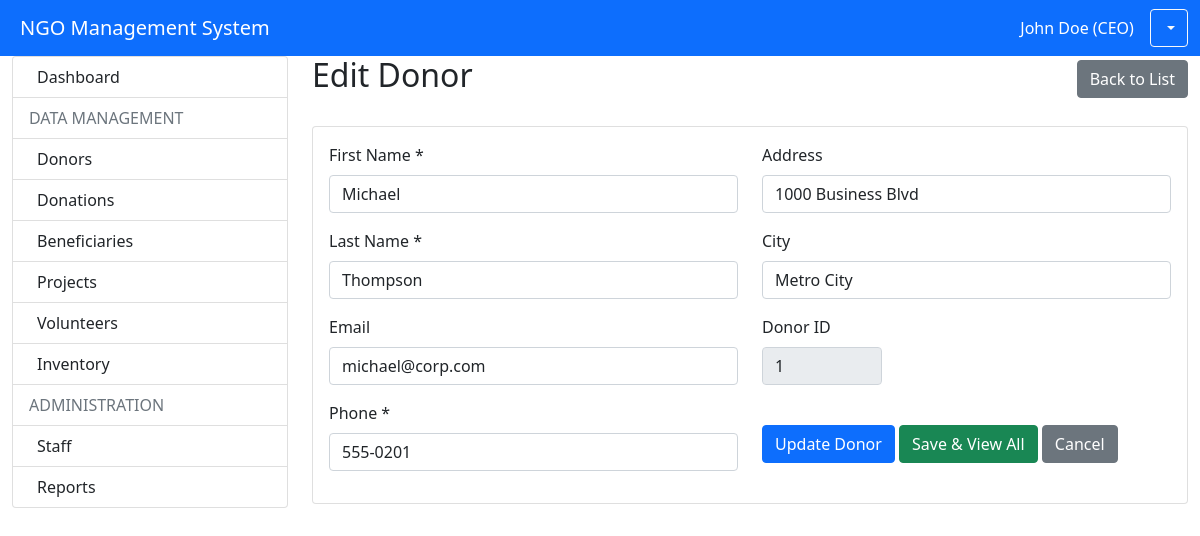
Screenshot of /modules/donors/manage.php?id=1 (signed in) with the database file from the repository.
### tables this page shows
CREATE TABLE `donor` (
  `donor_id` int(11) NOT NULL,
  `first_name` varchar(30) DEFAULT NULL,
  `last_name` varchar(30) DEFAULT NULL,
  `email` varchar(30) DEFAULT NULL,
  `phone` varchar(16) DEFAULT NULL,
  `address` varchar(40) DEFAULT NULL,
  `city` varchar(25) DEFAULT NULL
);

### modules/donors/manage.php (the view, shortened to what this page needs)
<?php
require_once '../../config.php';
$donor_id = $_GET['id'] ?? 0;
$donor = null;
if ($donor_id) {
    $stmt = $pdo->prepare("SELECT * FROM Donor WHERE donor_id = ?");
    $stmt->execute([$donor_id]);
    $donor = $stmt->fetch();
}
?>
<!DOCTYPE html>
<html lang="en">
<head>
    <link href="https://cdn.jsdelivr.net/npm/bootstrap@5.1.3/dist/css/bootstrap.min.css" rel="stylesheet">
</head>
<body>
    <?php include '../../includes/header.php'; ?>
    <div class="container-fluid">
        <div class="row">
            <div class="col-md-3">
                <?php include '../../includes/sidebar.php'; ?>
            </div>
            <div class="col-md-9">
                <div class="d-flex justify-content-between align-items-center mb-4">
                    <h2><?php echo $donor_id ? 'Edit Donor' : 'Add New Donor'; ?></h2>
                    <a href="view.php" class="btn btn-secondary">Back to List</a>
                </div>
                <div class="card">
                    <div class="card-body">
                        <form method="POST" action="">
                            <div class="row">
                                <div class="col-md-6">
                                    <div class="mb-3">
                                        <label class="form-label">First Name *</label>
                                        <input type="text" class="form-control" name="first_name"
                                               value="<?php echo htmlspecialchars($donor['first_name'] ?? ''); ?>" required>
                                    </div>
                                    <div class="mb-3">
                                        <label class="form-label">Last Name *</label>
                                        <input type="text" class="form-control" name="last_name"
                                               value="<?php echo htmlspecialchars($donor['last_name'] ?? ''); ?>" required>
                                    </div>
                                    <div class="mb-3">
                                        <label class="form-label">Email</label>
                                        <input type="email" class="form-control" name="email"
                                               value="<?php echo htmlspecialchars($donor['email'] ?? ''); ?>">
                                    </div>
                                    <div class="mb-3">
                                        <label class="form-label">Phone *</label>
                                        <input type="text" class="form-control" name="phone"
                                               value="<?php echo htmlspecialchars($donor['phone'] ?? ''); ?>" required>
                                    </div>
                                </div>
                                <div class="col-md-6">
                                    <div class="mb-3">
                                        <label class="form-label">Address</label>
                                        <input type="text" class="form-control" name="address"
                                               value="<?php echo htmlspecialchars($donor['address'] ?? ''); ?>">
                                    </div>
                                    <div class="mb-3">
                                        <label class="form-label">City</label>
                                        <input type="text" class="form-control" name="city"
                                               value="<?php echo htmlspecialchars($donor['city'] ?? ''); ?>">
                                    </div>
                            <?php if ($donor_id): ?>
                            <div class="row mt-3">
                                <div class="col-md-4">
                                    <div class="mb-3">
                                        <label class="form-label">Donor ID</label>
                                        <input type="text" class="form-control" value="<?php echo $donor_id; ?>" readonly>
                                    </div>
                                </div>
                            </div>
                            <?php endif; ?>
                            <div class="mt-4">
                                <button type="submit" name="save" class="btn btn-primary">
                                    <?php echo $donor_id ? 'Update' : 'Save'; ?> Donor
                                </button>
                                <button type="submit" name="save_and_view" class="btn btn-success">
                                    Save & View All
                                </button>
                                <a href="view.php" class="btn btn-secondary">Cancel</a>
                            </div>
                        </form>
                    </div>
                </div>
            </div>
        </div>
    </div>
</body>
</html>

### rows the page displays
donor: first_name "Michael", last_name "Thompson", email "michael@corp.com", phone "555-0201", address "1000 Business Blvd", city "Metro City"

### other values shown
$_SESSION['full_name'] "John Doe (CEO)"
